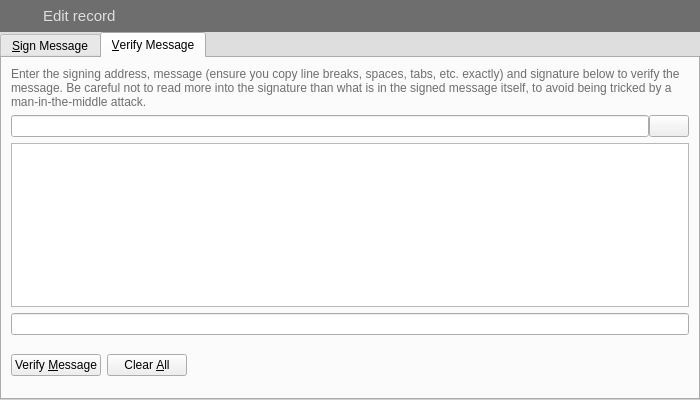
<?xml version="1.0" encoding="UTF-8"?>
<ui version="4.0">
 <class>SignVerifyMessageDialog</class>
 <widget class="QDialog" name="SignVerifyMessageDialog">
  <property name="geometry">
   <rect>
    <x>0</x>
    <y>0</y>
    <width>700</width>
    <height>400</height>
   </rect>
  </property>
  <property name="windowTitle">
   <string>Signatures - Sign / Verify a Message</string>
  </property>
  <property name="styleSheet">
   <string notr="true">QLabel {
	color: #6E6E6E;
}

QDialog {
	background-color: #DEDEDE;
}</string>
  </property>
  <property name="modal">
   <bool>true</bool>
  </property>
  <layout class="QVBoxLayout" name="verticalLayout">
   <property name="spacing">
    <number>0</number>
   </property>
   <property name="margin">
    <number>0</number>
   </property>
   <item>
    <widget class="QWidget" name="wHeader" native="true">
     <property name="minimumSize">
      <size>
       <width>0</width>
       <height>32</height>
      </size>
     </property>
     <property name="maximumSize">
      <size>
       <width>16777215</width>
       <height>32</height>
      </size>
     </property>
     <property name="styleSheet">
      <string notr="true">#wHeader {
	background-color: #6E6E6E;
}</string>
     </property>
     <property name="is_header" stdset="0">
      <bool>true</bool>
     </property>
     <layout class="QHBoxLayout" name="horizontalLayout_19">
      <property name="margin">
       <number>0</number>
      </property>
      <item>
       <spacer name="horizontalSpacer_26">
        <property name="orientation">
         <enum>Qt::Horizontal</enum>
        </property>
        <property name="sizeType">
         <enum>QSizePolicy::Fixed</enum>
        </property>
        <property name="sizeHint" stdset="0">
         <size>
          <width>7</width>
          <height>20</height>
         </size>
        </property>
       </spacer>
      </item>
      <item>
       <widget class="QLabel" name="label_33">
        <property name="sizePolicy">
         <sizepolicy hsizetype="Preferred" vsizetype="Preferred">
          <horstretch>0</horstretch>
          <verstretch>0</verstretch>
         </sizepolicy>
        </property>
        <property name="minimumSize">
         <size>
          <width>30</width>
          <height>30</height>
         </size>
        </property>
        <property name="maximumSize">
         <size>
          <width>30</width>
          <height>30</height>
         </size>
        </property>
        <property name="text">
         <string/>
        </property>
        <property name="pixmap">
         <pixmap resource="../res.qrc">:/res/edit_record_icon.png</pixmap>
        </property>
       </widget>
      </item>
      <item>
       <widget class="QLabel" name="lbTitle">
        <property name="font">
         <font>
          <pointsize>11</pointsize>
          <stylestrategy>PreferAntialias</stylestrategy>
         </font>
        </property>
        <property name="styleSheet">
         <string notr="true">QLabel {
	color: #DEDEDE;
}</string>
        </property>
        <property name="text">
         <string>Edit record</string>
        </property>
       </widget>
      </item>
      <item>
       <widget class="QPushButton" name="bClose">
        <property name="minimumSize">
         <size>
          <width>30</width>
          <height>30</height>
         </size>
        </property>
        <property name="maximumSize">
         <size>
          <width>30</width>
          <height>30</height>
         </size>
        </property>
        <property name="styleSheet">
         <string notr="true">QPushButton {	
	image: url(:/res/close_normal.png);
	border: 0px solid gray;
}
QPushButton:pressed:flat {
	image: url(:/res/close_normal.png);
}

QPushButton:hover {
	image: url(:/res/close_hover.png);
}</string>
        </property>
        <property name="text">
         <string notr="true"/>
        </property>
        <property name="flat">
         <bool>true</bool>
        </property>
       </widget>
      </item>
     </layout>
    </widget>
   </item>
   <item>
    <widget class="QTabWidget" name="tabWidget">
     <property name="currentIndex">
      <number>1</number>
     </property>
     <widget class="QWidget" name="tabSignMessage">
      <attribute name="title">
       <string>&amp;Sign Message</string>
      </attribute>
      <layout class="QVBoxLayout" name="verticalLayout_SM">
       <item>
        <widget class="QLabel" name="infoLabel_SM">
         <property name="text">
          <string>You can sign messages with your addresses to prove you own them. Be careful not to sign anything vague, as phishing attacks may try to trick you into signing your identity over to them. Only sign fully-detailed statements you agree to.</string>
         </property>
         <property name="textFormat">
          <enum>Qt::PlainText</enum>
         </property>
         <property name="wordWrap">
          <bool>true</bool>
         </property>
        </widget>
       </item>
       <item>
        <layout class="QHBoxLayout" name="horizontalLayout_1_SM">
         <property name="spacing">
          <number>0</number>
         </property>
         <item>
          <widget class="QValidatedLineEdit" name="addressIn_SM">
           <property name="toolTip">
            <string>The address to sign the message with (e.g. TxX4eiag9jJgTHD1VXjvLCEnZuQ3rJDE9L)</string>
           </property>
           <property name="maxLength">
            <number>34</number>
           </property>
          </widget>
         </item>
         <item>
          <widget class="QPushButton" name="addressBookButton_SM">
           <property name="toolTip">
            <string>Choose an address from the address book</string>
           </property>
           <property name="text">
            <string/>
           </property>
           <property name="icon">
            <iconset resource="../titanium.qrc">
             <normaloff>:/icons/address-book</normaloff>:/icons/address-book</iconset>
           </property>
           <property name="shortcut">
            <string>Alt+A</string>
           </property>
           <property name="autoDefault">
            <bool>false</bool>
           </property>
          </widget>
         </item>
         <item>
          <widget class="QPushButton" name="pasteButton_SM">
           <property name="toolTip">
            <string>Paste address from clipboard</string>
           </property>
           <property name="text">
            <string/>
           </property>
           <property name="icon">
            <iconset resource="../titanium.qrc">
             <normaloff>:/icons/editpaste</normaloff>:/icons/editpaste</iconset>
           </property>
           <property name="shortcut">
            <string>Alt+P</string>
           </property>
           <property name="autoDefault">
            <bool>false</bool>
           </property>
          </widget>
         </item>
        </layout>
       </item>
       <item>
        <widget class="QPlainTextEdit" name="messageIn_SM">
         <property name="toolTip">
          <string>Enter the message you want to sign here</string>
         </property>
        </widget>
       </item>
       <item>
        <widget class="QLabel" name="signatureLabel_SM">
         <property name="text">
          <string>Signature</string>
         </property>
         <property name="textFormat">
          <enum>Qt::PlainText</enum>
         </property>
        </widget>
       </item>
       <item>
        <layout class="QHBoxLayout" name="horizontalLayout_2_SM">
         <property name="spacing">
          <number>0</number>
         </property>
         <item>
          <widget class="QLineEdit" name="signatureOut_SM">
           <property name="font">
            <font>
             <italic>true</italic>
            </font>
           </property>
           <property name="readOnly">
            <bool>true</bool>
           </property>
          </widget>
         </item>
         <item>
          <widget class="QPushButton" name="copySignatureButton_SM">
           <property name="toolTip">
            <string>Copy the current signature to the system clipboard</string>
           </property>
           <property name="text">
            <string/>
           </property>
           <property name="icon">
            <iconset resource="../titanium.qrc">
             <normaloff>:/icons/editcopy</normaloff>:/icons/editcopy</iconset>
           </property>
           <property name="autoDefault">
            <bool>false</bool>
           </property>
          </widget>
         </item>
        </layout>
       </item>
       <item>
        <layout class="QHBoxLayout" name="horizontalLayout_3_SM">
         <item>
          <widget class="QPushButton" name="signMessageButton_SM">
           <property name="toolTip">
            <string>Sign the message to prove you own this Titanium address</string>
           </property>
           <property name="text">
            <string>Sign &amp;Message</string>
           </property>
           <property name="icon">
            <iconset resource="../titanium.qrc">
             <normaloff>:/icons/edit</normaloff>:/icons/edit</iconset>
           </property>
           <property name="autoDefault">
            <bool>false</bool>
           </property>
          </widget>
         </item>
         <item>
          <widget class="QPushButton" name="clearButton_SM">
           <property name="toolTip">
            <string>Reset all sign message fields</string>
           </property>
           <property name="text">
            <string>Clear &amp;All</string>
           </property>
           <property name="icon">
            <iconset resource="../titanium.qrc">
             <normaloff>:/icons/remove</normaloff>:/icons/remove</iconset>
           </property>
           <property name="autoDefault">
            <bool>false</bool>
           </property>
          </widget>
         </item>
         <item>
          <spacer name="horizontalSpacer_1_SM">
           <property name="orientation">
            <enum>Qt::Horizontal</enum>
           </property>
           <property name="sizeHint" stdset="0">
            <size>
             <width>40</width>
             <height>48</height>
            </size>
           </property>
          </spacer>
         </item>
         <item>
          <widget class="QLabel" name="statusLabel_SM">
           <property name="font">
            <font>
             <weight>75</weight>
             <bold>true</bold>
            </font>
           </property>
           <property name="text">
            <string/>
           </property>
           <property name="wordWrap">
            <bool>true</bool>
           </property>
          </widget>
         </item>
         <item>
          <spacer name="horizontalSpacer_2_SM">
           <property name="orientation">
            <enum>Qt::Horizontal</enum>
           </property>
           <property name="sizeHint" stdset="0">
            <size>
             <width>40</width>
             <height>48</height>
            </size>
           </property>
          </spacer>
         </item>
        </layout>
       </item>
      </layout>
     </widget>
     <widget class="QWidget" name="tabVerifyMessage">
      <attribute name="title">
       <string>&amp;Verify Message</string>
      </attribute>
      <layout class="QVBoxLayout" name="verticalLayout_VM">
       <item>
        <widget class="QLabel" name="infoLabel_VM">
         <property name="text">
          <string>Enter the signing address, message (ensure you copy line breaks, spaces, tabs, etc. exactly) and signature below to verify the message. Be careful not to read more into the signature than what is in the signed message itself, to avoid being tricked by a man-in-the-middle attack.</string>
         </property>
         <property name="textFormat">
          <enum>Qt::PlainText</enum>
         </property>
         <property name="alignment">
          <set>Qt::AlignLeading|Qt::AlignLeft|Qt::AlignTop</set>
         </property>
         <property name="wordWrap">
          <bool>true</bool>
         </property>
        </widget>
       </item>
       <item>
        <layout class="QHBoxLayout" name="horizontalLayout_1_VM">
         <property name="spacing">
          <number>0</number>
         </property>
         <item>
          <widget class="QValidatedLineEdit" name="addressIn_VM">
           <property name="toolTip">
            <string>The address the message was signed with (e.g. TxX4eiag9jJgTHD1VXjvLCEnZuQ3rJDE9L)</string>
           </property>
           <property name="maxLength">
            <number>34</number>
           </property>
          </widget>
         </item>
         <item>
          <widget class="QPushButton" name="addressBookButton_VM">
           <property name="toolTip">
            <string>Choose an address from the address book</string>
           </property>
           <property name="text">
            <string/>
           </property>
           <property name="icon">
            <iconset resource="../titanium.qrc">
             <normaloff>:/icons/address-book</normaloff>:/icons/address-book</iconset>
           </property>
           <property name="shortcut">
            <string>Alt+A</string>
           </property>
           <property name="autoDefault">
            <bool>false</bool>
           </property>
          </widget>
         </item>
        </layout>
       </item>
       <item>
        <widget class="QPlainTextEdit" name="messageIn_VM"/>
       </item>
       <item>
        <widget class="QValidatedLineEdit" name="signatureIn_VM"/>
       </item>
       <item>
        <layout class="QHBoxLayout" name="horizontalLayout_2_VM">
         <item>
          <widget class="QPushButton" name="verifyMessageButton_VM">
           <property name="toolTip">
            <string>Verify the message to ensure it was signed with the specified Titanium address</string>
           </property>
           <property name="text">
            <string>Verify &amp;Message</string>
           </property>
           <property name="icon">
            <iconset resource="../titanium.qrc">
             <normaloff>:/icons/transaction_0</normaloff>:/icons/transaction_0</iconset>
           </property>
           <property name="autoDefault">
            <bool>false</bool>
           </property>
          </widget>
         </item>
         <item>
          <widget class="QPushButton" name="clearButton_VM">
           <property name="toolTip">
            <string>Reset all verify message fields</string>
           </property>
           <property name="text">
            <string>Clear &amp;All</string>
           </property>
           <property name="icon">
            <iconset resource="../titanium.qrc">
             <normaloff>:/icons/remove</normaloff>:/icons/remove</iconset>
           </property>
           <property name="autoDefault">
            <bool>false</bool>
           </property>
          </widget>
         </item>
         <item>
          <spacer name="horizontalSpacer_1_VM">
           <property name="orientation">
            <enum>Qt::Horizontal</enum>
           </property>
           <property name="sizeHint" stdset="0">
            <size>
             <width>40</width>
             <height>48</height>
            </size>
           </property>
          </spacer>
         </item>
         <item>
          <widget class="QLabel" name="statusLabel_VM">
           <property name="font">
            <font>
             <weight>75</weight>
             <bold>true</bold>
            </font>
           </property>
           <property name="text">
            <string/>
           </property>
           <property name="wordWrap">
            <bool>true</bool>
           </property>
          </widget>
         </item>
         <item>
          <spacer name="horizontalSpacer_2_VM">
           <property name="orientation">
            <enum>Qt::Horizontal</enum>
           </property>
           <property name="sizeHint" stdset="0">
            <size>
             <width>40</width>
             <height>48</height>
            </size>
           </property>
          </spacer>
         </item>
        </layout>
       </item>
      </layout>
     </widget>
    </widget>
   </item>
  </layout>
 </widget>
 <customwidgets>
  <customwidget>
   <class>QValidatedLineEdit</class>
   <extends>QLineEdit</extends>
   <header>qvalidatedlineedit.h</header>
  </customwidget>
 </customwidgets>
 <resources>
  <include location="../titanium.qrc"/>
  <include location="../res.qrc"/>
 </resources>
 <connections>
  <connection>
   <sender>bClose</sender>
   <signal>clicked()</signal>
   <receiver>SignVerifyMessageDialog</receiver>
   <slot>reject()</slot>
   <hints>
    <hint type="sourcelabel">
     <x>489</x>
     <y>15</y>
    </hint>
    <hint type="destinationlabel">
     <x>349</x>
     <y>199</y>
    </hint>
   </hints>
  </connection>
 </connections>
</ui>
